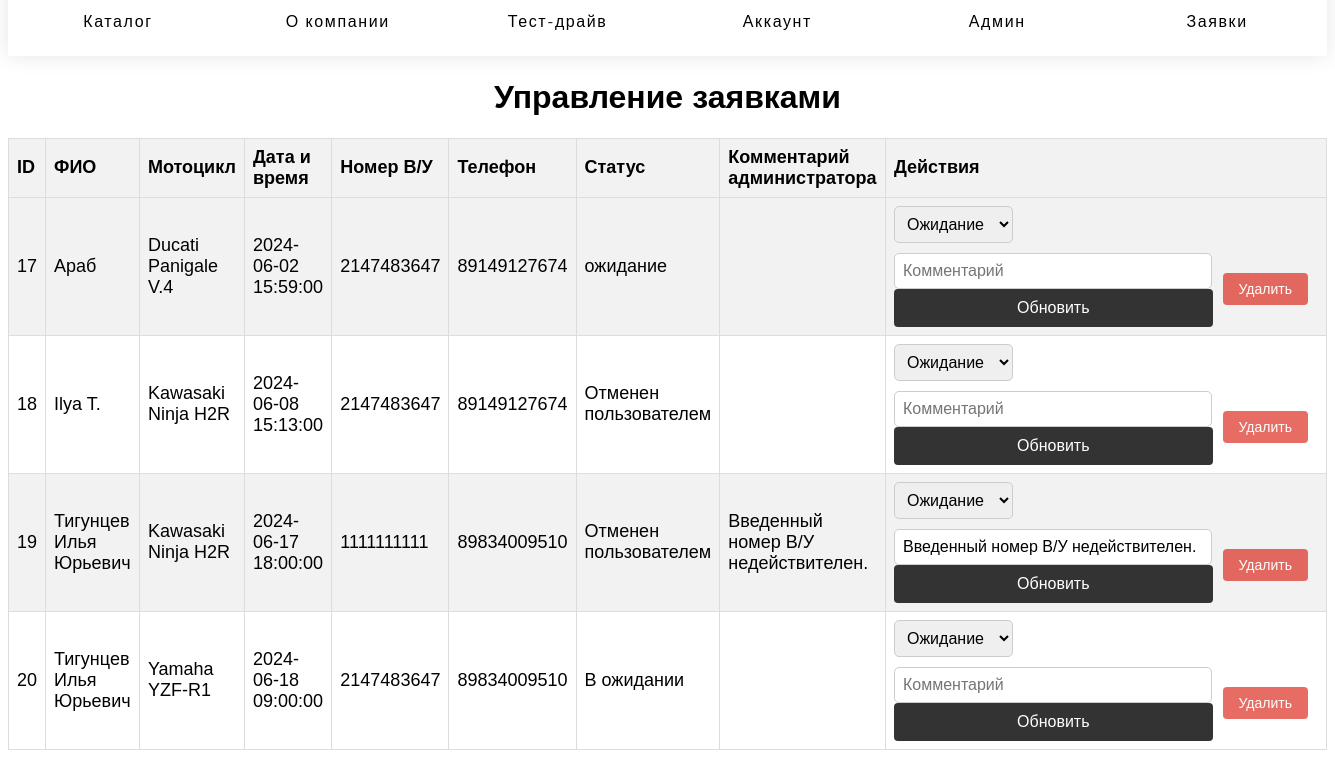
Screenshot of /orders.php (signed in) with the database file from the repository.
### tables this page shows
CREATE TABLE `zakaz` (
  `id` int(11) NOT NULL,
  `FIO` varchar(55) NOT NULL,
  `car` varchar(100) NOT NULL,
  `license` int(10) NOT NULL,
  `datetime` datetime(6) DEFAULT NULL,
  `number` varchar(19) NOT NULL,
  `status` varchar(35) DEFAULT 'ожидание',
  `comments` text NOT NULL,
  `user_id` int(11) DEFAULT NULL
);

### orders.php (the view, shortened to what this page needs)
<?php
include 'DB.php';
$sql = "SELECT * FROM zakaz";
$stmt = $db->query($sql);
$orders = $stmt->fetchAll(PDO::FETCH_ASSOC);
?>
<!DOCTYPE html>
<html lang="en">
<head>
    <link rel="stylesheet" href="style.css">
</head>
<body>
<div class="header">
<section class="et-hero-tabs">
        <div class="et-hero-tabs-container">
            <a class="et-hero-tab" href="index.php">Каталог</a>
            <a class="et-hero-tab" href="about.php">О компании</a>
            <a class="et-hero-tab" href="testdrive.php">Тест-драйв</a>
            <a class="et-hero-tab" href="register.php">Аккаунт</a>
            <?php if (isset($_SESSION['role'])): ?>
                <?php if ($_SESSION['role'] === 1): ?>
                    <a class="et-hero-tab" href="admin_panel.php">Админ</a>
                    <a class="et-hero-tab" href="orders.php">Заявки</a>
                <?php elseif ($_SESSION['role'] === 2): ?>
                    <a class="et-hero-tab" href="track_orders.php">Отслеживание заявок</a>
                <?php endif; ?>
            <?php endif; ?>
        </div>
    </section>
</div>
<div class=admin-text>
    <h1>Управление заявками</h1>
</div>
<table>
    <tr>
        <th>ID</th>
        <th>ФИО</th>
        <th>Мотоцикл</th>
        <th>Дата и время</th>
        <th>Номер В/У</th>
        <th>Телефон</th>
        <th>Статус</th>
        <th>Комментарий администратора</th>
        <th>Действия</th>
    </tr>
    <?php foreach ($orders as $order): ?>
        <tr <?php if ($order['status'] == 'отклонена') echo 'style="background-color: rgba(255, 0, 0, 0.5);"'; ?>>
            <td><?php echo htmlspecialchars($order['id']); ?></td>
            <td><?php echo htmlspecialchars($order['FIO']); ?></td>
            <td><?php echo htmlspecialchars($order['car']); ?></td>
            <td><?php echo date('Y-m-d H:i:s', strtotime($order['datetime'])); ?></td>
            <td><?php echo htmlspecialchars($order['license']); ?></td>
            <td><?php echo htmlspecialchars($order['number']); ?></td>
            <td><?php echo htmlspecialchars($order['status']); ?></td>
            <td><?php echo htmlspecialchars($order['comments']); ?></td>
            <td>
                <div class="button-container">
                    <form action="orders.php" method="post" class="action-form">
                        <select name="status">
                            <option value="ожидание" <?php if ($order['status'] == 'Ожидание') echo 'selected'; ?>>Ожидание</option>
                        </select>
                        <input type="text" name="comments" value="<?php echo htmlspecialchars($order['comments']); ?>" placeholder="Комментарий">
                        <button type="submit">Обновить</button>
                    </form>
                    <form action="delete_order.php" method="post">
                        <button type="submit" class="delete-button">Удалить</button>
                    </form>
                </div>
            </td>
        </tr>
    <?php endforeach; ?>
</table>
</body>
</html>

### style.css (style rules this page uses)
a { text-decoration: none; }
.et-hero-tabs { display: flex; flex-direction: column; justify-content: center; align-items: center; height: 6vh; position: relative; background: #eee; text-align: center; padding: 0 2em; }
.et-hero-tab { font-size: 1rem; }
.header { position: -webkit-sticky; position: sticky; top: 0; }
body { font-family: 'Bellota', cursive; font-family: 'Montserrat', sans-serif; }
a { text-decoration: none; color: inherit; }
button { width: 100%; padding: 10px; background-color: #333; color: white; border: none; border-radius: 4px; font-size: 16px; cursor: pointer; }
table { width: 100%; border-collapse: collapse; }
table, th, td { border: 1px solid #cccccc; }
th, td { padding: 10px; text-align: left; }
th { background-color: #f2f2f2; }
tr:nth-child(even) { background-color: #f2f2f2; }
.admin-text { display: flex; justify-content: center; align-items: center; }
select[name="status"] { padding: 8px; border: 1px solid #ccc; border-radius: 5px; font-size: 16px; outline: none; margin-bottom: 10px; }
input[name="comments"] { padding: 8px; border: 1px solid #ccc; border-radius: 5px; font-size: 16px; width: 300px; outline: none; }
.action-form { display: inline-block; margin-right: 10px; }
.update-button, .delete-button { margin-top: 10px; vertical-align: top; padding: 8px 16px; border: none; border-radius: 4px; font-size: 14px; cursor: pointer; }
.delete-button { background-color: #db2316a9; color: rgb(255, 255, 255); max-width: 150px; }
.button-container { display: flex; flex-direction: row; align-items: center; }
.button-container form { margin-right: 10px; }
.delete-button { margin-top: 46px; }

### orders.php (style rules this page uses)
table { font-family: 'Calibri', sans-serif; font-size: 18px; }
th, td { border: 1px solid #dddddd; text-align: left; padding: 8px; }
th { background-color: #f2f2f2; }

### rows the page displays
zakaz: id "17", FIO "Араб", car "Ducati Panigale V.4", datetime "2024-06-02 15:59:00", license "2147483647", number "89149127674", status "ожидание"
zakaz: id "18", FIO "Ilya T.", car "Kawasaki Ninja H2R", datetime "2024-06-08 15:13:00", license "2147483647", number "89149127674", status "Отменен пользователем"
zakaz: id "19", FIO "Тигунцев Илья Юрьевич", car "Kawasaki Ninja H2R", datetime "2024-06-17 18:00:00", license "1111111111", number "89834009510", status "Отменен пользователем", comments "Введенный номер В/У недействителен."
zakaz: id "20", FIO "Тигунцев Илья Юрьевич", car "Yamaha YZF-R1", datetime "2024-06-18 09:00:00", license "2147483647", number "89834009510", status "В ожидании"
